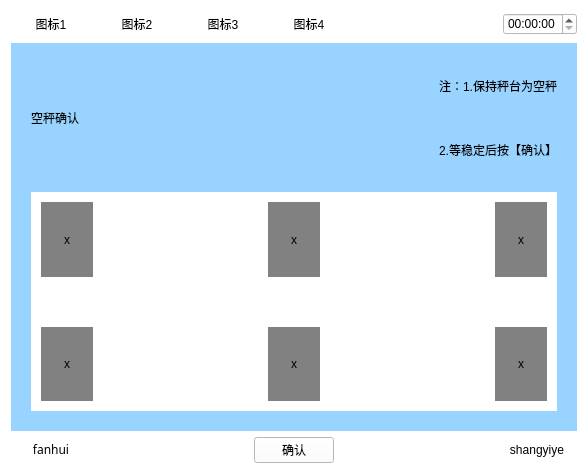
<?xml version="1.0" encoding="UTF-8"?>
<ui version="4.0">
 <class>Shuzhongliangtiaojiao</class>
 <widget class="QWidget" name="Shuzhongliangtiaojiao">
  <property name="geometry">
   <rect>
    <x>0</x>
    <y>0</y>
    <width>588</width>
    <height>474</height>
   </rect>
  </property>
  <property name="windowTitle">
   <string>Form</string>
  </property>
  <property name="styleSheet">
   <string notr="true">background-color: rgb(255, 255, 255);</string>
  </property>
  <layout class="QVBoxLayout" name="verticalLayout_3">
   <item>
    <layout class="QHBoxLayout" name="horizontalLayout_5">
     <item>
      <widget class="QPushButton" name="pushButton">
       <property name="text">
        <string>图标1</string>
       </property>
       <property name="flat">
        <bool>true</bool>
       </property>
      </widget>
     </item>
     <item>
      <widget class="QPushButton" name="pushButton_2">
       <property name="text">
        <string>图标2</string>
       </property>
       <property name="flat">
        <bool>true</bool>
       </property>
      </widget>
     </item>
     <item>
      <widget class="QPushButton" name="pushButton_3">
       <property name="text">
        <string>图标3</string>
       </property>
       <property name="flat">
        <bool>true</bool>
       </property>
      </widget>
     </item>
     <item>
      <widget class="QPushButton" name="pushButton_4">
       <property name="text">
        <string>图标4</string>
       </property>
       <property name="flat">
        <bool>true</bool>
       </property>
      </widget>
     </item>
     <item>
      <spacer name="horizontalSpacer_4">
       <property name="orientation">
        <enum>Qt::Horizontal</enum>
       </property>
       <property name="sizeHint" stdset="0">
        <size>
         <width>40</width>
         <height>20</height>
        </size>
       </property>
      </spacer>
     </item>
     <item>
      <widget class="QTimeEdit" name="timeEdit_2"/>
     </item>
    </layout>
   </item>
   <item>
    <widget class="QWidget" name="widget" native="true">
     <property name="sizePolicy">
      <sizepolicy hsizetype="Preferred" vsizetype="Preferred">
       <horstretch>0</horstretch>
       <verstretch>0</verstretch>
      </sizepolicy>
     </property>
     <property name="contextMenuPolicy">
      <enum>Qt::DefaultContextMenu</enum>
     </property>
     <property name="styleSheet">
      <string notr="true">background-color: rgb(153, 211, 255);</string>
     </property>
     <layout class="QVBoxLayout" name="verticalLayout_2" stretch="1,2">
      <property name="spacing">
       <number>20</number>
      </property>
      <property name="margin">
       <number>20</number>
      </property>
      <item>
       <layout class="QHBoxLayout" name="horizontalLayout">
        <item>
         <widget class="QLabel" name="label">
          <property name="text">
           <string>空秤确认</string>
          </property>
         </widget>
        </item>
        <item>
         <spacer name="horizontalSpacer">
          <property name="orientation">
           <enum>Qt::Horizontal</enum>
          </property>
          <property name="sizeHint" stdset="0">
           <size>
            <width>40</width>
            <height>20</height>
           </size>
          </property>
         </spacer>
        </item>
        <item>
         <layout class="QVBoxLayout" name="verticalLayout">
          <item>
           <widget class="QLabel" name="label_2">
            <property name="text">
             <string>注：1.保持秤台为空秤</string>
            </property>
           </widget>
          </item>
          <item>
           <widget class="QLabel" name="label_3">
            <property name="text">
             <string>2.等稳定后按【确认】</string>
            </property>
            <property name="alignment">
             <set>Qt::AlignRight|Qt::AlignTrailing|Qt::AlignVCenter</set>
            </property>
           </widget>
          </item>
         </layout>
        </item>
       </layout>
      </item>
      <item>
       <widget class="QWidget" name="widget_2" native="true">
        <property name="sizePolicy">
         <sizepolicy hsizetype="Preferred" vsizetype="Preferred">
          <horstretch>0</horstretch>
          <verstretch>0</verstretch>
         </sizepolicy>
        </property>
        <property name="styleSheet">
         <string notr="true">background-color: rgb(255, 255, 255);</string>
        </property>
        <layout class="QGridLayout" name="gridLayout">
         <property name="horizontalSpacing">
          <number>175</number>
         </property>
         <property name="verticalSpacing">
          <number>50</number>
         </property>
         <property name="margin">
          <number>10</number>
         </property>
         <item row="0" column="0">
          <widget class="QLabel" name="label_4">
           <property name="styleSheet">
            <string notr="true">background-color: rgb(129, 129, 129);</string>
           </property>
           <property name="text">
            <string>x</string>
           </property>
           <property name="alignment">
            <set>Qt::AlignCenter</set>
           </property>
          </widget>
         </item>
         <item row="0" column="1">
          <widget class="QLabel" name="label_10">
           <property name="styleSheet">
            <string notr="true">background-color: rgb(129, 129, 129);</string>
           </property>
           <property name="text">
            <string>x</string>
           </property>
           <property name="alignment">
            <set>Qt::AlignCenter</set>
           </property>
          </widget>
         </item>
         <item row="0" column="2">
          <widget class="QLabel" name="label_12">
           <property name="styleSheet">
            <string notr="true">background-color: rgb(129, 129, 129);</string>
           </property>
           <property name="text">
            <string>x</string>
           </property>
           <property name="alignment">
            <set>Qt::AlignCenter</set>
           </property>
          </widget>
         </item>
         <item row="1" column="0">
          <widget class="QLabel" name="label_5">
           <property name="styleSheet">
            <string notr="true">background-color: rgb(129, 129, 129);</string>
           </property>
           <property name="text">
            <string>x</string>
           </property>
           <property name="alignment">
            <set>Qt::AlignCenter</set>
           </property>
          </widget>
         </item>
         <item row="1" column="1">
          <widget class="QLabel" name="label_7">
           <property name="styleSheet">
            <string notr="true">background-color: rgb(129, 129, 129);</string>
           </property>
           <property name="text">
            <string>x</string>
           </property>
           <property name="alignment">
            <set>Qt::AlignCenter</set>
           </property>
          </widget>
         </item>
         <item row="1" column="2">
          <widget class="QLabel" name="label_11">
           <property name="styleSheet">
            <string notr="true">background-color: rgb(129, 129, 129);</string>
           </property>
           <property name="text">
            <string>x</string>
           </property>
           <property name="alignment">
            <set>Qt::AlignCenter</set>
           </property>
          </widget>
         </item>
        </layout>
       </widget>
      </item>
     </layout>
    </widget>
   </item>
   <item>
    <layout class="QHBoxLayout" name="horizontalLayout_2">
     <item>
      <widget class="QPushButton" name="returnIndex">
       <property name="font">
        <font>
         <family>AR PL UMing TW MBE</family>
        </font>
       </property>
       <property name="text">
        <string>fanhui</string>
       </property>
       <property name="flat">
        <bool>true</bool>
       </property>
      </widget>
     </item>
     <item>
      <spacer name="horizontalSpacer_2">
       <property name="orientation">
        <enum>Qt::Horizontal</enum>
       </property>
       <property name="sizeHint" stdset="0">
        <size>
         <width>40</width>
         <height>20</height>
        </size>
       </property>
      </spacer>
     </item>
     <item>
      <widget class="QPushButton" name="confirm">
       <property name="text">
        <string>确认</string>
       </property>
      </widget>
     </item>
     <item>
      <spacer name="horizontalSpacer_3">
       <property name="orientation">
        <enum>Qt::Horizontal</enum>
       </property>
       <property name="sizeHint" stdset="0">
        <size>
         <width>40</width>
         <height>20</height>
        </size>
       </property>
      </spacer>
     </item>
     <item>
      <widget class="QPushButton" name="returnPage">
       <property name="text">
        <string>shangyiye</string>
       </property>
       <property name="flat">
        <bool>true</bool>
       </property>
      </widget>
     </item>
    </layout>
   </item>
  </layout>
 </widget>
 <resources/>
 <connections/>
</ui>
